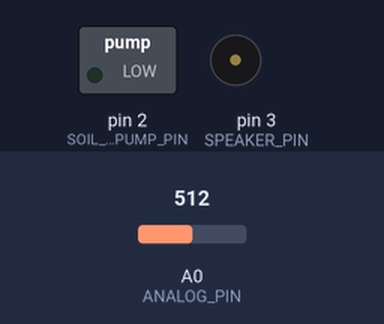
The sketch below on a simulated Arduino Mega 2560, built with avr-gcc and run on an emulated ATmega2560. Parts: switched loads named in the sketch (green lamp = pin HIGH), buzzer (waves = sounding, pin HIGH). Inputs (shaded band) come from the test bench; at power-on: A0 (ANALOG_PIN) = 512. The audio player accepts every command and is not drawn.

Above: at 1.7 s.
1.8 s: A0 (ANALOG_PIN) set to 491
At 2.1 s:
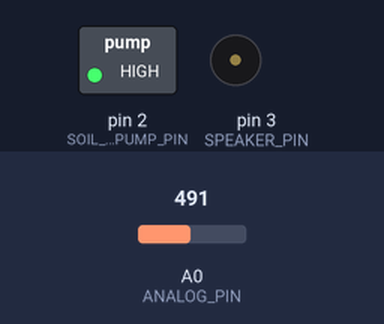
Timing chart, 0 to 4.8 s (numbered marks = the images above; inputs shaded):
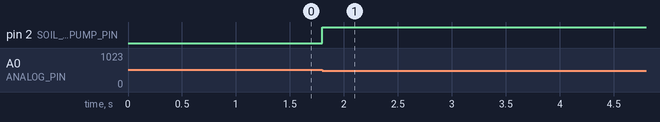

The sketch:

project8.ino
```cpp
#include <Arduino.h>
#include <DFRobotDFPlayerMini.h>

#define ANALOG_PIN A0   // Nem sensörünün bağlı olduğu analog pin
#define SOIL_MOISTURE_THRESHOLD 500 // Toprak nem eşiği
#define SOIL_MOISTURE_PUMP_PIN 2    // Toprak nemlendirici için kontrol pini
#define SPEAKER_PIN 3    // Hoparlörün bağlı olduğu dijital pin

DFRobotDFPlayerMini mp3;

void setup() {
  Serial.begin(9600);
  pinMode(SOIL_MOISTURE_PUMP_PIN, OUTPUT);
  pinMode(SPEAKER_PIN, OUTPUT);

  if (!mp3.begin(Serial1)) {
    Serial.println(F("MP3 modülü bulunamadı!"));
    while (true);
  }

  mp3.volume(20); // Ses seviyesi (0-30 arası)
  mp3.loopAll(false); // Parçaların tekrar oynatılmasını engelle
}

void loop() {
  int soilMoisture = analogRead(ANALOG_PIN);

  if (soilMoisture < SOIL_MOISTURE_THRESHOLD) {
    // Toprak nem seviyesi eşiğin altındaysa, toprak nemlendiriciyi çalıştır
    digitalWrite(SOIL_MOISTURE_PUMP_PIN, HIGH);
    playMusic();
  } else {
    digitalWrite(SOIL_MOISTURE_PUMP_PIN, LOW);
  }
}

void playMusic() {
  // Müzik çalma işlevi
  mp3.playMp3Folder(1); // Müzik çalma
  delay(5000); // Müzik çalma süresi (milisaniye cinsinden)
}
```

Measured:
- the behaviour switches between 500 and 499 on A0 (ANALOG_PIN) (found by bisection; images 0 and 1)
- after the input at 1.8 s, pin 2 (SOIL_MOISTURE_PUMP_PIN): LOW → HIGH at once
